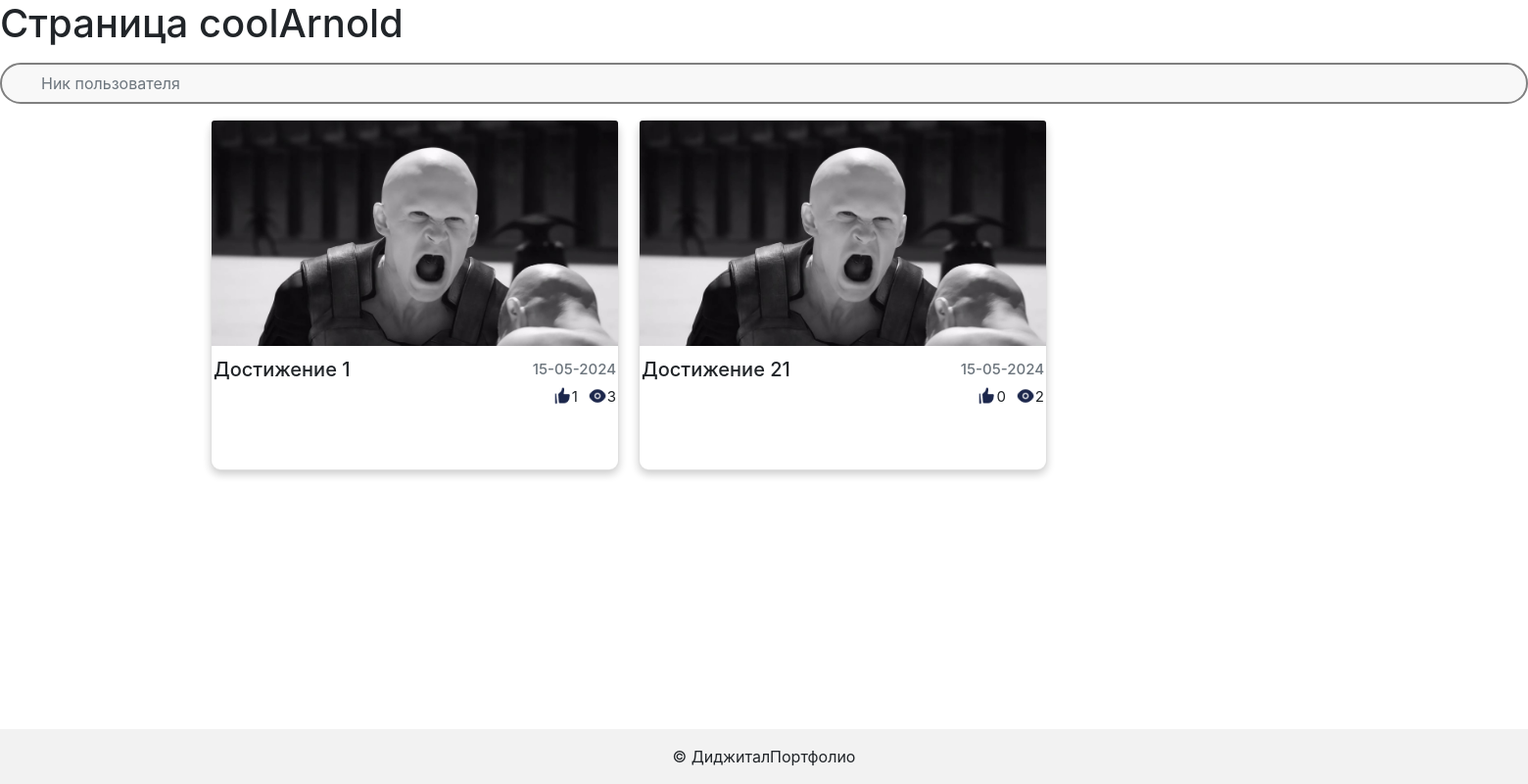
Page /coolarnold/ on the earlier database version.
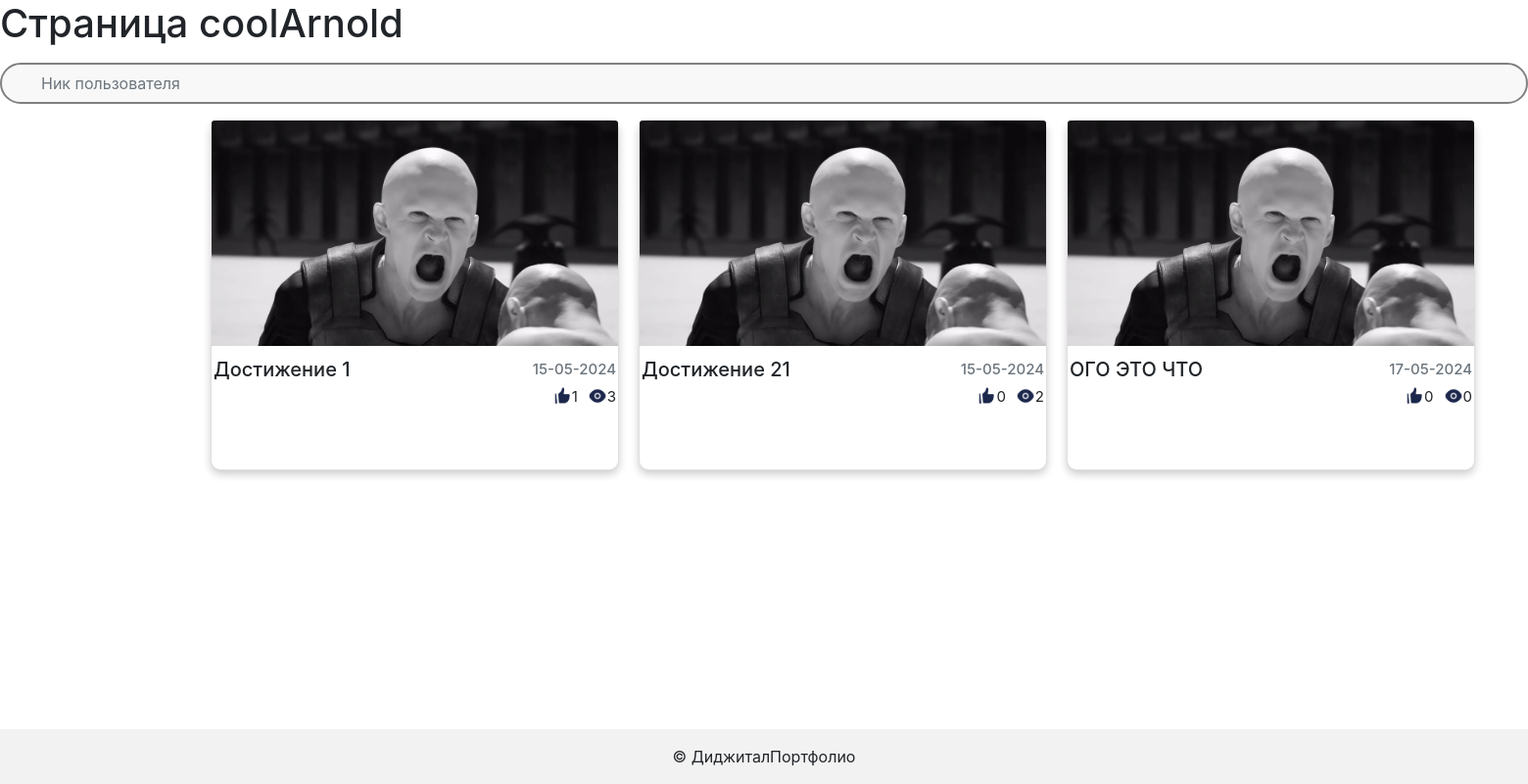
Same page on the later database version.
### main/models.py (models this page shows, shortened)
class Profile(models.Model):
    user = models.OneToOneField(User, on_delete=models.CASCADE)
    slug = models.SlugField(unique=True, blank=True)
    objects = models.Manager()
    class Meta:
        verbose_name = 'Profile'
        verbose_name_plural = 'Profiles'

class Achievements(models.Model):
    title = models.CharField(max_length=50)
    preview = models.ImageField(
        null=True,
        validators=[
            FileExtensionValidator(allowed_extensions=['jpg', 'jpeg', 'png']),
        ]
    )
    file = models.FileField(
        validators=[
            FileExtensionValidator(allowed_extensions=['jpg', 'jpeg', 'png', 'pdf']),
        ]
    )
    pub_date = models.DateTimeField(auto_now_add=True)
    likes = models.IntegerField(default=0)
    views = models.IntegerField(default=0)
    author = models.ForeignKey(
        User,
        on_delete=models.CASCADE,
        null=True,
    )
    objects = models.Manager()
    def formatted_likes(self):
        return format_number_with_suffix(self.likes)
    def formatted_views(self):
        return format_number_with_suffix(self.views)
    class Meta:
        verbose_name = 'Achievement'
        verbose_name_plural = 'Achievements'

### main/views.py (the view)
# urls.py: path('<slug:slug>/', UserProfileDetailView.as_view(), name='user-detail'),
class UserProfileDetailView(DetailView):
    model = Profile
    template_name = 'main/about.html'
    context_object_name = 'profile'
    slug_field = 'slug'
    slug_url_kwarg = 'slug'
    def get_context_data(self, **kwargs):
        context = super().get_context_data(**kwargs)
        profile = self.get_object()
        context['achievements'] = Achievements.objects.filter(author=profile.user)
        return context

### main/models.py (called while the page is built)
def format_number_with_suffix(value):
    if value >= 1000:
        return f"{value // 1000}k"
    else:
        return str(value)

### main/templates/main/about.html (shortened to what this page needs)
{% extends "main/sample.html" %}
{% load static %}
{% block extra_styles %}
<link rel="stylesheet" href="{% static 'main/css/about.css' %}">
{% endblock %}
{% block body %}
    <header>
        <h1> Страница {{ profile.user.username }} </h1>
        <div class="input-group mb-3">
            <input type="text" class="form-control" placeholder="Ник пользователя" aria-label="Username"
                   aria-describedby="basic-addon1" style="width:20rem;">
        </div>
    </header>
    <main>
        <div class="cont">
            <div class="row">
                {% for ach in achievements %}
                    <div class="card">
                        <a href="{{ ach.file.url }}"><img src="{{ ach.preview.url }}" class="card-img-top" alt="..."></a>
                        <div class="card-body">
                            <h5 class="card-title">{{ ach.title }}</h5>
                            <div class="right-corner">
                                <h6 class="card-subtitle mb-2 text-muted">{{ ach.pub_date|date:"d-m-Y" }}</h6>
                                <div class="statistic">
                                    <p class="likes"> <img src="{% static 'main/img/Like.png' %}" width="19" height="19"> {{ ach.formatted_likes }} </p>
                                    <p class="views"> <img src="{% static 'main/img/Eye.png' %}" width="20" height="20"> {{ ach.formatted_views }} </p>
                                </div>
                            </div>
                        </div>
                    </div>
                {% endfor %}
            </div>
        </div>
    </main>
    <footer class="bg-body-tertiary text-center text-lg-start">
        <div class="text-center p-3" style="background-color: rgba(0, 0, 0, 0.05);">
            © ДиджиталПортфолио
        </div>
    </footer>
{% endblock %}

### main/templates/main/sample.html (shortened to what this page needs)
{% load static %}
<!doctype html>
<html lang="ru">
<head>
    <link rel="stylesheet" href="https://cdn.jsdelivr.net/npm/bootstrap@4.6.2/dist/css/bootstrap.min.css"
>
    <link rel="stylesheet" href="{% static 'main/css/main.css' %}">
    {% block extra_styles %}{% endblock %}
</head>
<body>
{% block body %}
{% endblock %}
</body>
</html>

### main/static/main/css/about.css (style rules this page uses)
.card { box-shadow: 0 4px 8px 0 rgba(0,0,0,0.2); transition: 0.3s; border-radius: 10px; height: 358px; width: 417px; margin-right: 20px; margin-bottom: 42px; }
.card:last-child { margin-bottom: 53px; }
img { display: block; }
.cont { width: 1700px; margin-left: 230px; }
.row { display: flex; flex-wrap: wrap; }
input[type=text] { height: 42px; padding: 12px 0px; margin-top: 8px; margin-bottom: 8px; box-sizing: border-box; border: 2px solid grey; border-radius: 25px; background-color: #F8F8F8; background-position: 3% 50%; background-repeat: no-repeat; padding-left: 40px; }
html, body { height: 100%; display: flex; flex-direction: column; }
main { flex: 1; }
.card-body { display: flex; margin: 0; padding: 0; padding-top: 12px; padding-left: 2px; padding-right: 2px; justify-content: space-between; }
.statistic { margin: 0; padding: 0; display: flex; gap: 10px; justify-content: end; }
.card-title { margin: 0; padding: 0; max-width: 330px; }
h6 { margin: 0; padding: 0; padding-top: 9px; font-size: 15px; display: flex; justify-content: flex-end; }
.right-corner { margin: 0; padding: 0; font-size: 15px; }
.likes { display: flex; align-self: center; justify-content: start; }
.views { display: flex; align-self: center; }

Differences in the rows shown:
added Achievements: preview (picture), title "ОГО ЭТО ЧТО", pub_date "17-05-2024", formatted_likes "0", formatted_views "0"
